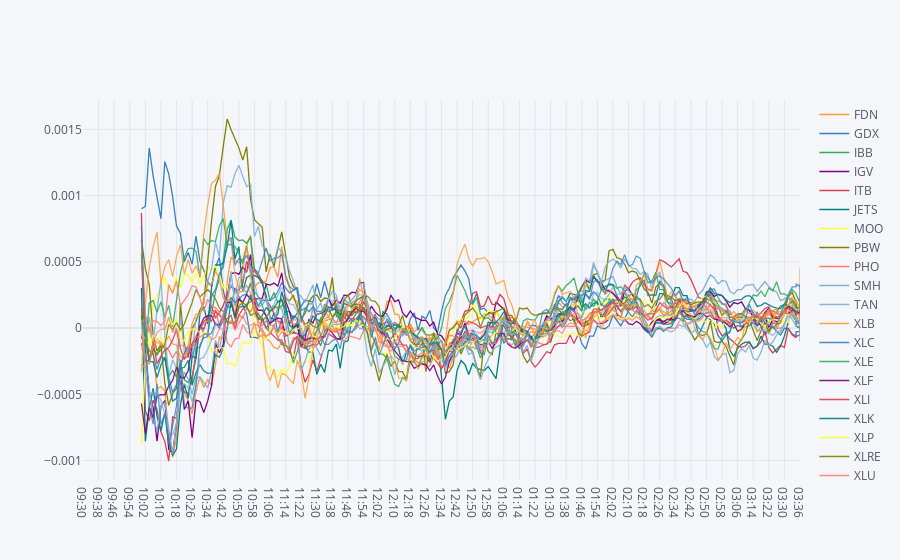

Notebook source saved alongside this figure:
### Code cell
import matplotlib.pyplot as plt
import seaborn as sns
sns.set_style('whitegrid')
%matplotlib inline
import plotly 
import cufflinks as cf
cf.go_offline()
data.xs('Open', axis = 1, level=0).pct_change().rolling(15).mean().iplot()

### Figure 1 — Plotly figure (JSON) as saved in the notebook; plotly's stock layout.template omitted (floating-point values rounded to 4 significant figures; data arrays with more than 128 entries replaced by an {"elided": "..."} marker saying what was removed)
{"data": [{"line": {"color": "rgba(255, 153, 51, 1.0)", "dash": "solid", "shape": "linear", "width": 1.3}, "mode": "lines", "name": "FDN", "text": "", "type": "scatter", "x": {"elided": "197 str values"}, "y": {"elided": "197 mixed values"}}, {"line": {"color": "rgba(55, 128, 191, 1.0)", "dash": "solid", "shape": "linear", "width": 1.3}, "mode": "lines", "name": "GDX", "text": "", "type": "scatter", "x": {"elided": "197 str values"}, "y": {"elided": "197 mixed values"}}, {"line": {"color": "rgba(50, 171, 96, 1.0)", "dash": "solid", "shape": "linear", "width": 1.3}, "mode": "lines", "name": "IBB", "text": "", "type": "scatter", "x": {"elided": "197 str values"}, "y": {"elided": "197 mixed values"}}, {"line": {"color": "rgba(128, 0, 128, 1.0)", "dash": "solid", "shape": "linear", "width": 1.3}, "mode": "lines", "name": "IGV", "text": "", "type": "scatter", "x": {"elided": "197 str values"}, "y": {"elided": "197 mixed values"}}, {"line": {"color": "rgba(219, 64, 82, 1.0)", "dash": "solid", "shape": "linear", "width": 1.3}, "mode": "lines", "name": "ITB", "text": "", "type": "scatter", "x": {"elided": "197 str values"}, "y": {"elided": "197 mixed values"}}, {"line": {"color": "rgba(0, 128, 128, 1.0)", "dash": "solid", "shape": "linear", "width": 1.3}, "mode": "lines", "name": "JETS", "text": "", "type": "scatter", "x": {"elided": "197 str values"}, "y": {"elided": "197 mixed values"}}, {"line": {"color": "rgba(255, 255, 51, 1.0)", "dash": "solid", "shape": "linear", "width": 1.3}, "mode": "lines", "name": "MOO", "text": "", "type": "scatter", "x": {"elided": "197 str values"}, "y": {"elided": "197 mixed values"}}, {"line": {"color": "rgba(128, 128, 0, 1.0)", "dash": "solid", "shape": "linear", "width": 1.3}, "mode": "lines", "name": "PBW", "text": "", "type": "scatter", "x": {"elided": "197 str values"}, "y": {"elided": "197 mixed values"}}, {"line": {"color": "rgba(251, 128, 114, 1.0)", "dash": "solid", "shape": "linear", "width": 1.3}, "mode": "lines", "name": "PHO", "text": "", "type": "scatter", "x": {"elided": "197 str values"}, "y": {"elided": "197 mixed values"}}, {"line": {"color": "rgba(128, 177, 211, 1.0)", "dash": "solid", "shape": "linear", "width": 1.3}, "mode": "lines", "name": "SMH", "text": "", "type": "scatter", "x": {"elided": "197 str values"}, "y": {"elided": "197 mixed values"}}, {"line": {"color": "rgba(128, 177, 211, 0.8999999999999999)", "dash": "solid", "shape": "linear", "width": 1.3}, "mode": "lines", "name": "TAN", "text": "", "type": "scatter", "x": {"elided": "197 str values"}, "y": {"elided": "197 mixed values"}}, {"line": {"color": "rgba(255, 153, 51, 0.8999999999999999)", "dash": "solid", "shape": "linear", "width": 1.3}, "mode": "lines", "name": "XLB", "text": "", "type": "scatter", "x": {"elided": "197 str values"}, "y": {"elided": "197 mixed values"}}, {"line": {"color": "rgba(55, 128, 191, 0.8999999999999999)", "dash": "solid", "shape": "linear", "width": 1.3}, "mode": "lines", "name": "XLC", "text": "", "type": "scatter", "x": {"elided": "197 str values"}, "y": {"elided": "197 mixed values"}}, {"line": {"color": "rgba(50, 171, 96, 0.8999999999999999)", "dash": "solid", "shape": "linear", "width": 1.3}, "mode": "lines", "name": "XLE", "text": "", "type": "scatter", "x": {"elided": "197 str values"}, "y": {"elided": "197 mixed values"}}, {"line": {"color": "rgba(128, 0, 128, 0.8999999999999999)", "dash": "solid", "shape": "linear", "width": 1.3}, "mode": "lines", "name": "XLF", "text": "", "type": "scatter", "x": {"elided": "197 str values"}, "y": {"elided": "197 mixed values"}}, {"line": {"color": "rgba(219, 64, 82, 0.8999999999999999)", "dash": "solid", "shape": "linear", "width": 1.3}, "mode": "lines", "name": "XLI", "text": "", "type": "scatter", "x": {"elided": "197 str values"}, "y": {"elided": "197 mixed values"}}, {"line": {"color": "rgba(0, 128, 128, 0.8999999999999999)", "dash": "solid", "shape": "linear", "width": 1.3}, "mode": "lines", "name": "XLK", "text": "", "type": "scatter", "x": {"elided": "197 str values"}, "y": {"elided": "197 mixed values"}}, {"line": {"color": "rgba(255, 255, 51, 0.8999999999999999)", "dash": "solid", "shape": "linear", "width": 1.3}, "mode": "lines", "name": "XLP", "text": "", "type": "scatter", "x": {"elided": "197 str values"}, "y": {"elided": "197 mixed values"}}, {"line": {"color": "rgba(128, 128, 0, 0.8999999999999999)", "dash": "solid", "shape": "linear", "width": 1.3}, "mode": "lines", "name": "XLRE", "text": "", "type": "scatter", "x": {"elided": "197 str values"}, "y": {"elided": "197 mixed values"}}, {"line": {"color": "rgba(251, 128, 114, 0.8999999999999999)", "dash": "solid", "shape": "linear", "width": 1.3}, "mode": "lines", "name": "XLU", "text": "", "type": "scatter", "x": {"elided": "197 str values"}, "y": {"elided": "197 mixed values"}}, {"line": {"color": "rgba(251, 128, 114, 0.7999999999999998)", "dash": "solid", "shape": "linear", "width": 1.3}, "mode": "lines", "name": "XLV", "text": "", "type": "scatter", "x": {"elided": "197 str values"}, "y": {"elided": "197 mixed values"}}, {"line": {"color": "rgba(128, 177, 211, 0.7999999999999998)", "dash": "solid", "shape": "linear", "width": 1.3}, "mode": "lines", "name": "XLY", "text": "", "type": "scatter", "x": {"elided": "197 str values"}, "y": {"elided": "197 mixed values"}}, {"line": {"color": "rgba(255, 153, 51, 0.7999999999999998)", "dash": "solid", "shape": "linear", "width": 1.3}, "mode": "lines", "name": "XME", "text": "", "type": "scatter", "x": {"elided": "197 str values"}, "y": {"elided": "197 mixed values"}}, {"line": {"color": "rgba(55, 128, 191, 0.7999999999999998)", "dash": "solid", "shape": "linear", "width": 1.3}, "mode": "lines", "name": "XRT", "text": "", "type": "scatter", "x": {"elided": "197 str values"}, "y": {"elided": "197 mixed values"}}], "layout": {"legend": {"bgcolor": "#F5F6F9", "font": {"color": "#4D5663"}}, "paper_bgcolor": "#F5F6F9", "plot_bgcolor": "#F5F6F9", "title": {"font": {"color": "#4D5663"}}, "xaxis": {"gridcolor": "#E1E5ED", "showgrid": true, "tickfont": {"color": "#4D5663"}, "title": {"font": {"color": "#4D5663"}, "text": ""}, "zerolinecolor": "#E1E5ED"}, "yaxis": {"gridcolor": "#E1E5ED", "showgrid": true, "tickfont": {"color": "#4D5663"}, "title": {"font": {"color": "#4D5663"}, "text": ""}, "zerolinecolor": "#E1E5ED"}}}
